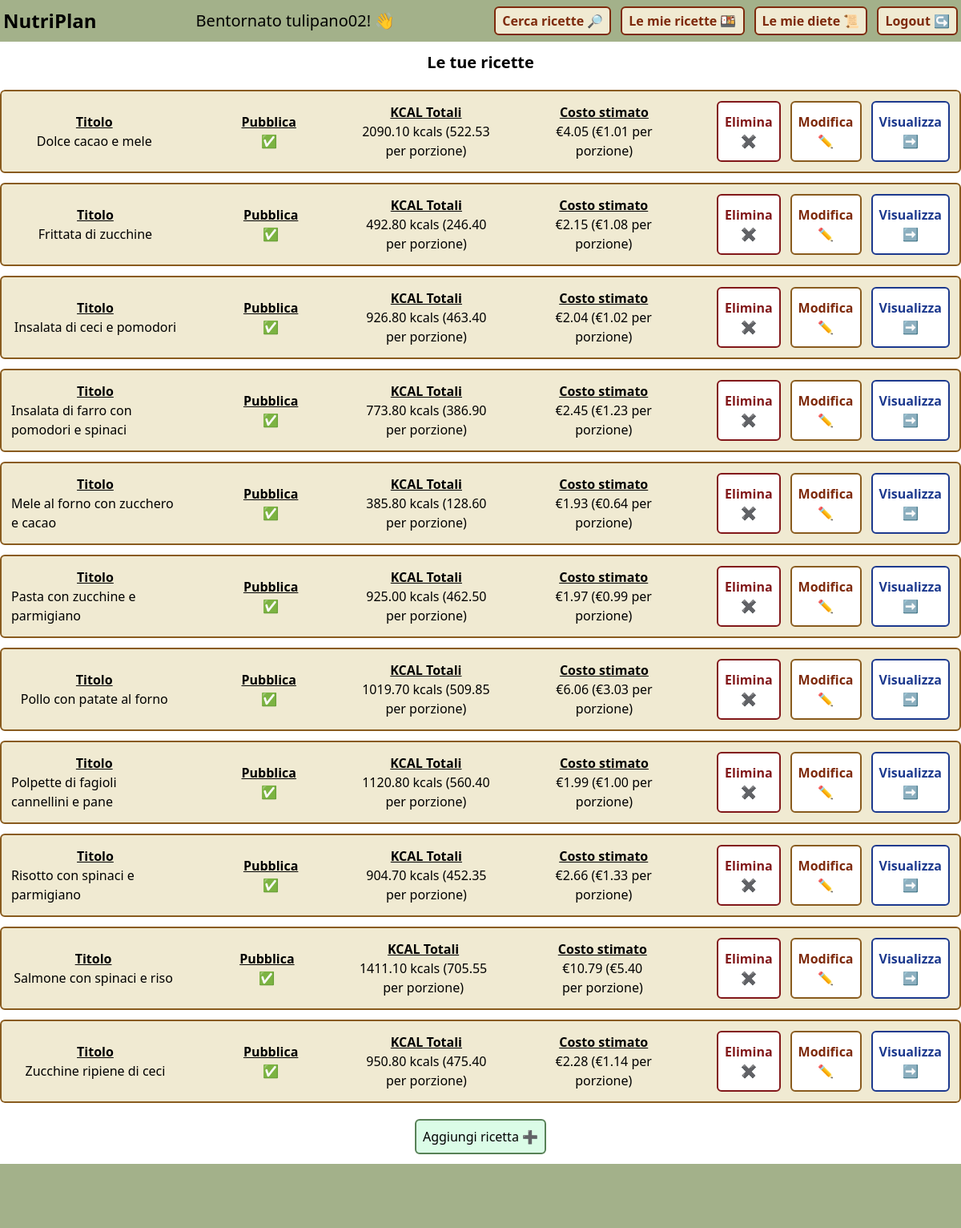
/template/my-recipes.php (signed in), run on the app's committed database.
### tables this page shows
CREATE TABLE `ricette` (
  `titolo` varchar(100) NOT NULL,
  `nicknameEditore` varchar(50) NOT NULL,
  `pubblica` tinyint(1) NOT NULL DEFAULT 0,
  `preparazione` text NOT NULL,
  `porzioni` int(11) NOT NULL,
  `tempoPreparazione` int(11) NOT NULL,
  `kcalTotali` decimal(8,2) NOT NULL,
  `costoTotale` decimal(8,2) NOT NULL
);

### template/my-recipes.php (called while the page is built, shortened)
<?php
require_once "../bootstrap.php";
$params = [
    "title" => "Home | NutriPlan",
    "main" => "./main/my-recipes-main.php",
    "header" => "./header/" . $_SESSION['role'] . "-header.php",
    "footer" => "./footer/generic-footer.php",
    "recipes" => $dbh->getUserRecipes($_SESSION["nickname"])
];
require_once "./base.php";
?>

### db/DatabaseHelper.php (called while the page is built, shortened)
<?php
class DatabaseHelper {
    private $db;
    public function __construct($servername, $username, $password, $dbname, $port){
        $this->db = new mysqli($servername, $username, $password, $dbname, $port);
    }
    public function getUserRecipes($nickname) {
        $query = "
            SELECT titolo, pubblica, preparazione, porzioni, tempoPreparazione, kcalTotali, costoTotale
            FROM ricette
            WHERE nicknameEditore = ?
            ";
        $stmt = $this->db->prepare($query);
        $stmt->bind_param("s", $nickname);
        $stmt->execute();
        $result = $stmt->get_result()->fetch_all(MYSQLI_ASSOC);
        return $result;
    }
}
?>

### bootstrap.php (called while the page is built, shortened)
<?php
require_once("db/DatabaseHelper.php");
$dbh = new DatabaseHelper(
    "localhost",
    "root",
    "",
    "nutriplan",
    3306
);
?>

### template/main/my-recipes-main.php (the view, shortened to what this page needs)
<div class="flex flex-col min-h-screen justify-center items-center gap-5">
    <h1 class="text-xl font-bold mt-3">Le tue ricette</h1>
    <ul class="flex flex-col rounded-md overflow-hidden gap-3">
        <?php foreach ($params["recipes"] as $recipe): ?>
            <li class="flex flex-row items-center justify-center gap-20 p-3 border-2 border-legno bg-crema overflow-hidden rounded-md">
                <div class="flex flex-col items-center justify-center basis-2/7">
                    <p class="underline font-semibold">Titolo</p>
                    <p><?php echo $recipe["titolo"] ?></p>
                </div>
                <div class="flex flex-col items-center justify-center">
                    <p class="underline font-semibold">Pubblica</p>
                    <p><?php echo $recipe["pubblica"] == 0 ? "❌" : "✅" ?></p>
                </div>
                <div class="flex flex-col items-center justify-center text-center">
                    <p class="underline font-semibold">KCAL Totali</p>
                    <p><?php echo $recipe["kcalTotali"] . " kcals (" . number_format($recipe["kcalTotali"] / $recipe["porzioni"], 2) . " per porzione)" ?></p>
                </div>
                <div class="flex flex-col items-center justify-center text-center">
                    <p class="underline font-semibold">Costo stimato</p>
                    <p><?php echo "€" . $recipe["costoTotale"] . " (€" . number_format($recipe["costoTotale"] / $recipe["porzioni"], 2) . " per porzione)" ?></p>
                </div>
                <div class="flex flex-row gap-3 justify-end flex-1 text-center">
                    <a href="<?php echo ROOT . "api/recipe-crud.php?del=&title=" . rawurlencode($recipe["titolo"]) ?>" class="border-2 border-red-900 text-red-900 font-semibold rounded-md bg-white py-3 px-2">Elimina ✖️</a>
                    <a href="<?php echo ROOT . "template/recipe-crud.php?action=update&title=" . rawurlencode($recipe["titolo"]) ?>" class="border-2 border-legno text-orange-900 font-semibold rounded-md bg-white py-3 px-2">Modifica ✏️</a>
                    <a href="<?php echo ROOT . "template/recipe.php?title=" . rawurlencode($recipe["titolo"]) . "&nickname=" . rawurlencode($_SESSION['nickname']) ?>" class="border-2 border-blue-900 text-blue-900 font-semibold rounded-md bg-white py-3 px-2">Visualizza ➡️</a>
                </div>
            </li>
        <?php endforeach; ?>
    </ul>
    <a href="<?php echo ROOT . "template/recipe-crud.php?action=add" ?>" class="border-2 border-oliva p-2 bg-green-100 rounded-md">Aggiungi ricetta ➕</a>
</div>

### data on the page
ricette: titolo "Dolce cacao e mele", kcalTotali "2090.10", $recipe["kcalTotali"] / $recipe["porzioni"] "522.53", costoTotale "4.05", $recipe["costoTotale"] / $recipe["porzioni"] "1.01"
ricette: titolo "Frittata di zucchine", kcalTotali "492.80", $recipe["kcalTotali"] / $recipe["porzioni"] "246.40", costoTotale "2.15", $recipe["costoTotale"] / $recipe["porzioni"] "1.08"
ricette: titolo "Insalata di ceci e pomodori", kcalTotali "926.80", $recipe["kcalTotali"] / $recipe["porzioni"] "463.40", costoTotale "2.04", $recipe["costoTotale"] / $recipe["porzioni"] "1.02"
ricette: titolo "Insalata di farro con pomodori e spinaci", kcalTotali "773.80", $recipe["kcalTotali"] / $recipe["porzioni"] "386.90", costoTotale "2.45", $recipe["costoTotale"] / $recipe["porzioni"] "1.23"
ricette: titolo "Mele al forno con zucchero e cacao", kcalTotali "385.80", $recipe["kcalTotali"] / $recipe["porzioni"] "128.60", costoTotale "1.93", $recipe["costoTotale"] / $recipe["porzioni"] "0.64"
ricette: titolo "Pasta con zucchine e parmigiano", kcalTotali "925.00", $recipe["kcalTotali"] / $recipe["porzioni"] "462.50", costoTotale "1.97", $recipe["costoTotale"] / $recipe["porzioni"] "0.99"
ricette: titolo "Pollo con patate al forno", kcalTotali "1019.70", $recipe["kcalTotali"] / $recipe["porzioni"] "509.85", costoTotale "6.06", $recipe["costoTotale"] / $recipe["porzioni"] "3.03"
ricette: titolo "Polpette di fagioli cannellini e pane", kcalTotali "1120.80", $recipe["kcalTotali"] / $recipe["porzioni"] "560.40", costoTotale "1.99", $recipe["costoTotale"] / $recipe["porzioni"] "1.00"
ricette: titolo "Risotto con spinaci e parmigiano", kcalTotali "904.70", $recipe["kcalTotali"] / $recipe["porzioni"] "452.35", costoTotale "2.66", $recipe["costoTotale"] / $recipe["porzioni"] "1.33"
ricette: titolo "Salmone con spinaci e riso", kcalTotali "1411.10", $recipe["kcalTotali"] / $recipe["porzioni"] "705.55", costoTotale "10.79", $recipe["costoTotale"] / $recipe["porzioni"] "5.40"
ricette: titolo "Zucchine ripiene di ceci", kcalTotali "950.80", $recipe["kcalTotali"] / $recipe["porzioni"] "475.40", costoTotale "2.28", $recipe["costoTotale"] / $recipe["porzioni"] "1.14"

### other printed values
$_SESSION['nickname'] "tulipano02"
